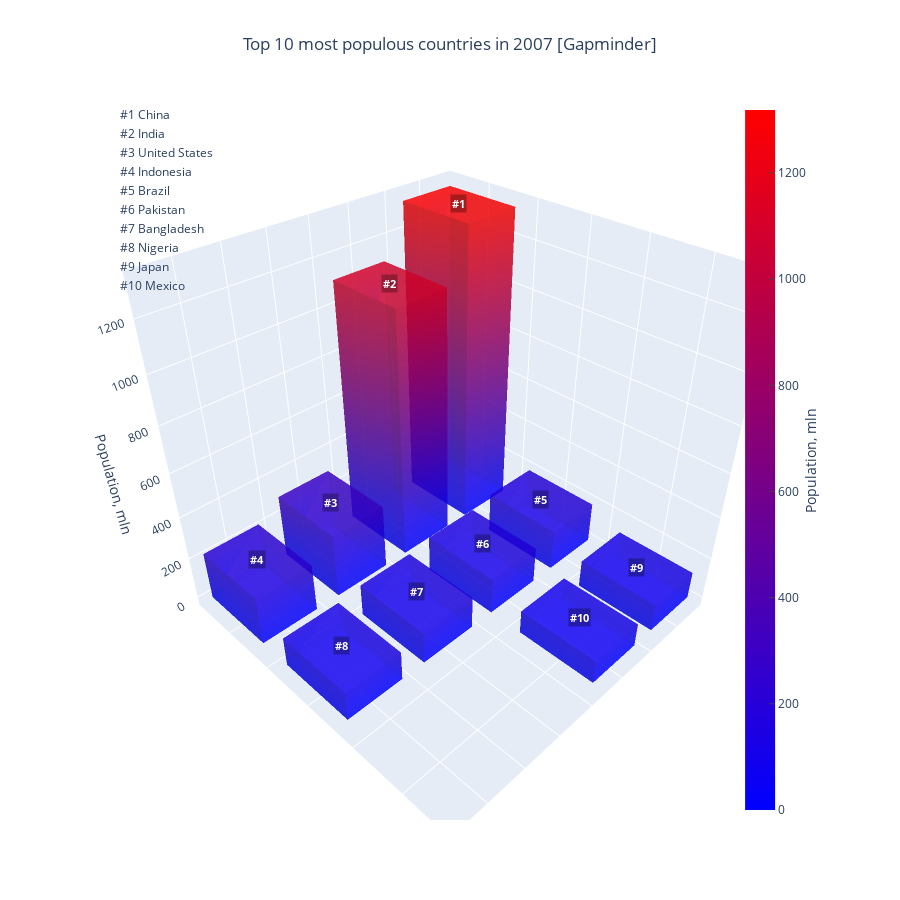

The code cell stored with this chart in its notebook:
### Code cell
import plotly.data as pdata

df = pdata.gapminder()
df = df[df['year'] == 2007].sort_values(by='pop', ascending=False).head(10)
fig = barchart3d(
    df['country'].to_list(), (df['pop']/1e06).round(1).to_list(),
    'Top 10 most populous countries in 2007 [Gapminder]', 'Population, mln',
    colorscale='Bluered', opacity=0.6, flatshading=True)
fig.show()

### Figure 1 — Plotly figure (JSON) as saved in the notebook; plotly's stock layout.template omitted (floating-point values rounded to 4 significant figures)
{"data": [{"alphahull": 0, "coloraxis": "coloraxis", "flatshading": true, "hoverinfo": "skip", "intensity": [0, 0, 0, 0, 1319.0, 1319.0, 1319.0, 1319.0], "opacity": 0.6, "type": "mesh3d", "x": [-0.35, -0.35, 0.35, 0.35, -0.35, -0.35, 0.35, 0.35], "y": [-0.35, 0.35, 0.35, -0.35, -0.35, 0.35, 0.35, -0.35], "z": [0, 0, 0, 0, 1319.0, 1319.0, 1319.0, 1319.0]}, {"alphahull": 0, "coloraxis": "coloraxis", "flatshading": true, "hoverinfo": "skip", "intensity": [0, 0, 0, 0, 1110.0, 1110.0, 1110.0, 1110.0], "opacity": 0.6, "type": "mesh3d", "x": [0.65, 0.65, 1.35, 1.35, 0.65, 0.65, 1.35, 1.35], "y": [-0.35, 0.35, 0.35, -0.35, -0.35, 0.35, 0.35, -0.35], "z": [0, 0, 0, 0, 1110.0, 1110.0, 1110.0, 1110.0]}, {"alphahull": 0, "coloraxis": "coloraxis", "flatshading": true, "hoverinfo": "skip", "intensity": [0, 0, 0, 0, 301.1, 301.1, 301.1, 301.1], "opacity": 0.6, "type": "mesh3d", "x": [1.65, 1.65, 2.35, 2.35, 1.65, 1.65, 2.35, 2.35], "y": [-0.35, 0.35, 0.35, -0.35, -0.35, 0.35, 0.35, -0.35], "z": [0, 0, 0, 0, 301.1, 301.1, 301.1, 301.1]}, {"alphahull": 0, "coloraxis": "coloraxis", "flatshading": true, "hoverinfo": "skip", "intensity": [0, 0, 0, 0, 223.5, 223.5, 223.5, 223.5], "opacity": 0.6, "type": "mesh3d", "x": [2.65, 2.65, 3.35, 3.35, 2.65, 2.65, 3.35, 3.35], "y": [-0.35, 0.35, 0.35, -0.35, -0.35, 0.35, 0.35, -0.35], "z": [0, 0, 0, 0, 223.5, 223.5, 223.5, 223.5]}, {"alphahull": 0, "coloraxis": "coloraxis", "flatshading": true, "hoverinfo": "skip", "intensity": [0, 0, 0, 0, 190, 190, 190, 190], "opacity": 0.6, "type": "mesh3d", "x": [-0.35, -0.35, 0.35, 0.35, -0.35, -0.35, 0.35, 0.35], "y": [0.65, 1.35, 1.35, 0.65, 0.65, 1.35, 1.35, 0.65], "z": [0, 0, 0, 0, 190, 190, 190, 190]}, {"alphahull": 0, "coloraxis": "coloraxis", "flatshading": true, "hoverinfo": "skip", "intensity": [0, 0, 0, 0, 169.3, 169.3, 169.3, 169.3], "opacity": 0.6, "type": "mesh3d", "x": [0.65, 0.65, 1.35, 1.35, 0.65, 0.65, 1.35, 1.35], "y": [0.65, 1.35, 1.35, 0.65, 0.65, 1.35, 1.35, 0.65], "z": [0, 0, 0, 0, 169.3, 169.3, 169.3, 169.3]}, {"alphahull": 0, "coloraxis": "coloraxis", "flatshading": true, "hoverinfo": "skip", "intensity": [0, 0, 0, 0, 150.4, 150.4, 150.4, 150.4], "opacity": 0.6, "type": "mesh3d", "x": [1.65, 1.65, 2.35, 2.35, 1.65, 1.65, 2.35, 2.35], "y": [0.65, 1.35, 1.35, 0.65, 0.65, 1.35, 1.35, 0.65], "z": [0, 0, 0, 0, 150.4, 150.4, 150.4, 150.4]}, {"alphahull": 0, "coloraxis": "coloraxis", "flatshading": true, "hoverinfo": "skip", "intensity": [0, 0, 0, 0, 135, 135, 135, 135], "opacity": 0.6, "type": "mesh3d", "x": [2.65, 2.65, 3.35, 3.35, 2.65, 2.65, 3.35, 3.35], "y": [0.65, 1.35, 1.35, 0.65, 0.65, 1.35, 1.35, 0.65], "z": [0, 0, 0, 0, 135, 135, 135, 135]}, {"alphahull": 0, "coloraxis": "coloraxis", "flatshading": true, "hoverinfo": "skip", "intensity": [0, 0, 0, 0, 127.5, 127.5, 127.5, 127.5], "opacity": 0.6, "type": "mesh3d", "x": [-0.35, -0.35, 0.35, 0.35, -0.35, -0.35, 0.35, 0.35], "y": [1.65, 2.35, 2.35, 1.65, 1.65, 2.35, 2.35, 1.65], "z": [0, 0, 0, 0, 127.5, 127.5, 127.5, 127.5]}, {"alphahull": 0, "coloraxis": "coloraxis", "flatshading": true, "hoverinfo": "skip", "intensity": [0, 0, 0, 0, 108.7, 108.7, 108.7, 108.7], "opacity": 0.6, "type": "mesh3d", "x": [0.65, 0.65, 1.35, 1.35, 0.65, 0.65, 1.35, 1.35], "y": [1.65, 2.35, 2.35, 1.65, 1.65, 2.35, 2.35, 1.65], "z": [0, 0, 0, 0, 108.7, 108.7, 108.7, 108.7]}, {"name": "#1 China", "opacity": 0, "type": "scatter3d", "x": [null], "y": [null], "z": [null]}, {"name": "#2 India", "opacity": 0, "type": "scatter3d", "x": [null], "y": [null], "z": [null]}, {"name": "#3 United States", "opacity": 0, "type": "scatter3d", "x": [null], "y": [null], "z": [null]}, {"name": "#4 Indonesia", "opacity": 0, "type": "scatter3d", "x": [null], "y": [null], "z": [null]}, {"name": "#5 Brazil", "opacity": 0, "type": "scatter3d", "x": [null], "y": [null], "z": [null]}, {"name": "#6 Pakistan", "opacity": 0, "type": "scatter3d", "x": [null], "y": [null], "z": [null]}, {"name": "#7 Bangladesh", "opacity": 0, "type": "scatter3d", "x": [null], "y": [null], "z": [null]}, {"name": "#8 Nigeria", "opacity": 0, "type": "scatter3d", "x": [null], "y": [null], "z": [null]}, {"name": "#9 Japan", "opacity": 0, "type": "scatter3d", "x": [null], "y": [null], "z": [null]}, {"name": "#10 Mexico", "opacity": 0, "type": "scatter3d", "x": [null], "y": [null], "z": [null]}], "layout": {"coloraxis": {"colorbar": {"ticks": "inside", "title": {"side": "right", "text": "Population, mln"}, "x": 1, "xanchor": "right", "xpad": 0}, "colorscale": [[0, "rgb(0,0,255)"], [1, "rgb(255,0,0)"]]}, "height": 900, "legend": {"bgcolor": "rgba(0, 0, 0, 0)", "itemclick": false, "itemdoubleclick": false, "x": 0, "xanchor": "left", "y": 1, "yanchor": "top"}, "scene": {"annotations": [{"bgcolor": "rgba(0, 0, 0, 0.3)", "font": {"color": "white", "size": 11}, "hovertext": "1318.7 China", "showarrow": false, "text": "<b>#1</b>", "x": 0, "xanchor": "center", "y": 0, "yanchor": "middle", "z": 1319.0}, {"bgcolor": "rgba(0, 0, 0, 0.3)", "font": {"color": "white", "size": 11}, "hovertext": "1110.4 India", "showarrow": false, "text": "<b>#2</b>", "x": 1, "xanchor": "center", "y": 0, "yanchor": "middle", "z": 1110.0}, {"bgcolor": "rgba(0, 0, 0, 0.3)", "font": {"color": "white", "size": 11}, "hovertext": "301.1 United States", "showarrow": false, "text": "<b>#3</b>", "x": 2, "xanchor": "center", "y": 0, "yanchor": "middle", "z": 301.1}, {"bgcolor": "rgba(0, 0, 0, 0.3)", "font": {"color": "white", "size": 11}, "hovertext": "223.5 Indonesia", "showarrow": false, "text": "<b>#4</b>", "x": 3, "xanchor": "center", "y": 0, "yanchor": "middle", "z": 223.5}, {"bgcolor": "rgba(0, 0, 0, 0.3)", "font": {"color": "white", "size": 11}, "hovertext": "190.0 Brazil", "showarrow": false, "text": "<b>#5</b>", "x": 0, "xanchor": "center", "y": 1, "yanchor": "middle", "z": 190}, {"bgcolor": "rgba(0, 0, 0, 0.3)", "font": {"color": "white", "size": 11}, "hovertext": "169.3 Pakistan", "showarrow": false, "text": "<b>#6</b>", "x": 1, "xanchor": "center", "y": 1, "yanchor": "middle", "z": 169.3}, {"bgcolor": "rgba(0, 0, 0, 0.3)", "font": {"color": "white", "size": 11}, "hovertext": "150.4 Bangladesh", "showarrow": false, "text": "<b>#7</b>", "x": 2, "xanchor": "center", "y": 1, "yanchor": "middle", "z": 150.4}, {"bgcolor": "rgba(0, 0, 0, 0.3)", "font": {"color": "white", "size": 11}, "hovertext": "135.0 Nigeria", "showarrow": false, "text": "<b>#8</b>", "x": 3, "xanchor": "center", "y": 1, "yanchor": "middle", "z": 135}, {"bgcolor": "rgba(0, 0, 0, 0.3)", "font": {"color": "white", "size": 11}, "hovertext": "127.5 Japan", "showarrow": false, "text": "<b>#9</b>", "x": 0, "xanchor": "center", "y": 2, "yanchor": "middle", "z": 127.5}, {"bgcolor": "rgba(0, 0, 0, 0.3)", "font": {"color": "white", "size": 11}, "hovertext": "108.7 Mexico", "showarrow": false, "text": "<b>#10</b>", "x": 1, "xanchor": "center", "y": 2, "yanchor": "middle", "z": 108.7}], "xaxis": {"showticklabels": false, "title": {"text": ""}}, "yaxis": {"showticklabels": false, "title": {"text": ""}}, "zaxis": {"title": {"text": "Population, mln"}}}, "showlegend": true, "title": {"text": "Top 10 most populous countries in 2007 [Gapminder]", "x": 0.5}, "width": 900}}
